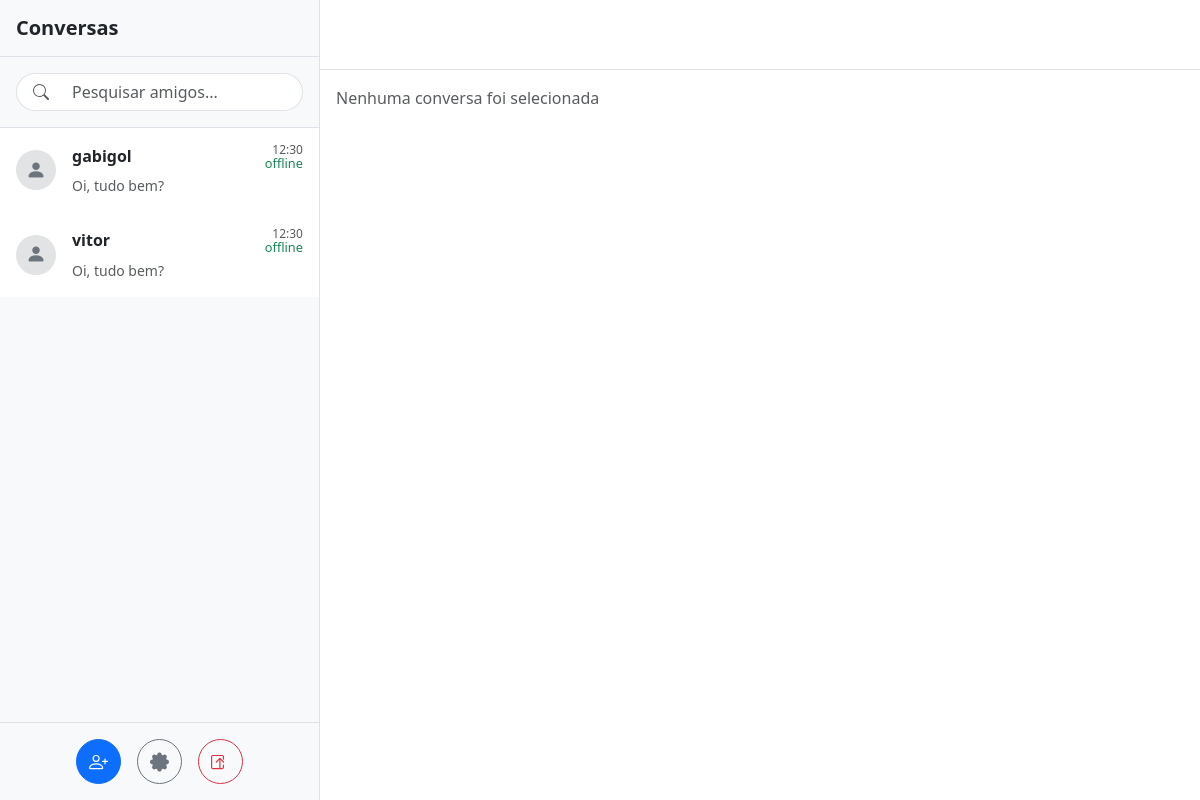
The page /chat/home/ (signed in) on the database its author committed.
### friend/models.py (models this page shows)
class Friend(models.Model):
    user = models.ForeignKey(User, on_delete=models.CASCADE, related_name="friends")
    friend = models.ForeignKey(User, on_delete=models.CASCADE)
    room = models.ForeignKey(Room, on_delete=models.CASCADE)
    class Meta:
        constraints = [
            models.UniqueConstraint(
                fields=["user", "friend"],
                name="unique_friendship"
            )
        ]

### chat/views.py (the view)
# urls.py: path("home/", HomeView.as_view(), name="home"),
class HomeView(LoginRequiredMixin, TemplateView):
    template_name = "index.html"
    def get_context_data(self, **kwargs):
        context = super().get_context_data(**kwargs)
        friends = self.request.user.friends.all()
        for friend in friends:
            friend.is_online = friend.friend.id in ONLINE_USERS
        context["friends"] = friends
        context["friends_requests"] = self.request.user.sent_requests.filter(accepted=False)
        return context

### chat/templates/index.html (shortened to what this page needs)
{% load static %}
<!DOCTYPE html>
<html lang="pt-BR">
<head>
    <link href="https://cdn.jsdelivr.net/npm/bootstrap@5.3.3/dist/css/bootstrap.min.css" rel="stylesheet">
    <link rel="stylesheet" href="https://cdn.jsdelivr.net/npm/bootstrap-icons@1.11.3/font/bootstrap-icons.min.css">
</head>
<body class="bg-white">
    <div class="d-flex vh-100 overflow-hidden">
        <aside class="bg-light border-end d-flex flex-column h-100 flex-shrink-0" style="width:320px;min-width:320px;">
            <div class="p-3 border-bottom d-flex justify-content-between align-items-center">
                <h5 class="mb-0 fw-bold">Conversas</h5>
            </div>
            <div class="p-3 border-bottom">
                <div class="input-group">
                    <span class="input-group-text bg-white border-end-0 rounded-start-pill ps-3">
                    </span>
                    <input type="text" class="form-control border-start-0 rounded-end-pill" placeholder="Pesquisar amigos...">
                </div>
            </div>
            <div class="list-group list-group-flush overflow-auto flex-grow-1">
                {% for friend in friends %}
                    <a onclick="OpenSocket('{{ friend.room.name|escapejs }}'); ChangeStatusBar('{{ friend.friend.username|escapejs }}', '{{ friend.friend.id|escapejs }}');" class="list-group-item list-group-item-action py-3 border-0 cursor-pointer">
                        <div class="d-flex align-items-center cursor-pointer">
                            <div class="rounded-circle me-3 flex-shrink-0 bg-secondary-subtle d-flex align-items-center justify-content-center text-secondary" style="width:40px;height:40px;">
                                <i class="bi bi-person-fill fs-5"></i>
                            </div>
                            <div class="text-truncate w-100">
                                <div class="d-flex justify-content-between align-items-start">
                                    <strong class="text-dark">{{ friend.friend.username|escapejs }}</strong>
                                    <div class="d-flex flex-column align-items-end ms-2" style="min-width: fit-content;">
                                        <small class="text-muted" style="font-size:0.75rem; line-height: 1;">12:30</small>
                                        <small id="status-{{ friend.friend.id }}" class="text-success" style="font-size:0.80rem; line-height: 1.2; font-weight: 500;">{% if friend.is_online %}online{% else %}offline{% endif %}</small>
                                    </div>
                                </div>
                                <small class="text-muted text-truncate d-block mt-1">Oi, tudo bem?</small>
                            </div>
                        </div>
                    </a>
                {% empty %}
                    <div class="p-4 text-center text-muted small">Nenhuma conversa encontrada.</div>
                {% endfor %}
            </div>
            <div class="mt-auto border-top p-3 bg-light d-flex justify-content-center gap-3">
                <button type="button" class="btn btn-primary rounded-circle d-flex align-items-center justify-content-center" data-bs-toggle="modal" data-bs-target="#addFriendsModal" title="Adicionar Amigos" style="width:45px;height:45px;">
                </button>
                <button type="button" class="btn btn-outline-secondary rounded-circle d-flex align-items-center justify-content-center" title="Configurações" style="width:45px;height:45px;">
                </button>
                <a onclick="Logout()" href="{% url 'chat:logout' %}">
                    <button type="button" class="btn btn-outline-danger rounded-circle d-flex align-items-center justify-content-center" title="Sair" style="width:45px;height:45px;">
                    </button>
                </a>
            </div>
        </aside>
        <main class="flex-grow-1 d-flex flex-column h-100 position-relative w-100 min-w-0">
            <header class="p-3 border-bottom bg-white d-flex align-items-center gap-3" style="min-height: 70px;">
            </header>
            <div id="messages" class="flex-grow-1 p-3 overflow-auto bg-white">
                <div class="text-muted">Nenhuma conversa foi selecionada</div>
            </div>
        </main>
    </div>
</body>
</html>

### rows shown on the page
Friend: friend.username "gabigol", shows "offline"
Friend: friend.username "vitor", shows "offline"
